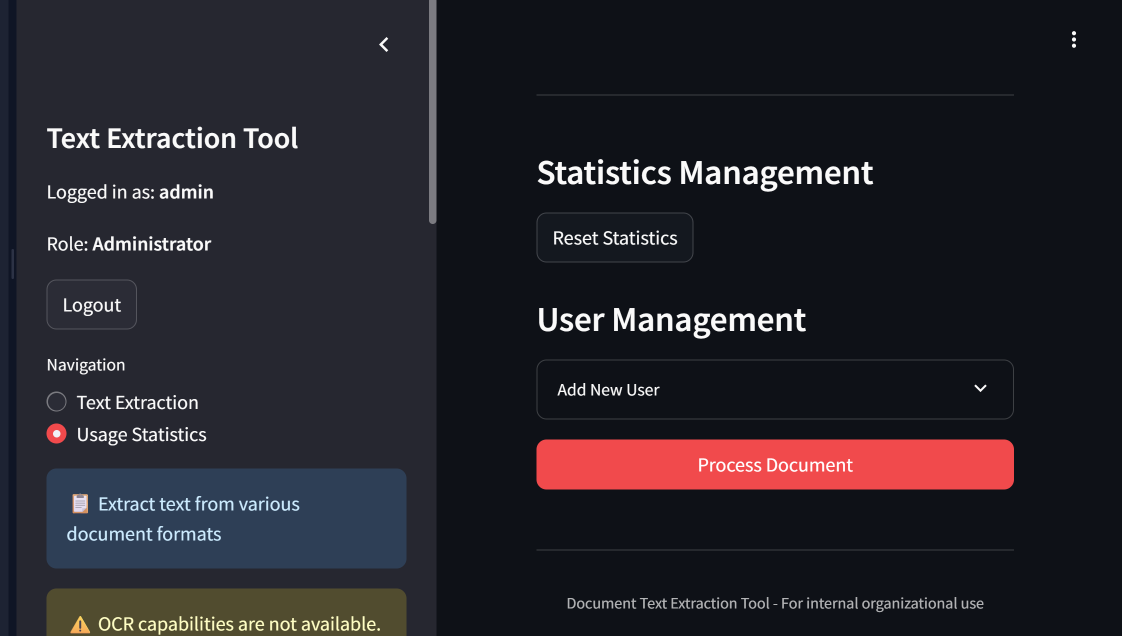
#> input picture attached_assets/image_1748013763174.png, 2243 x 1271 px (shown at 1/2 size)
$ python -i image_processing.py   (imports and definitions only)
#> lines starting #> are read from the running program, lines starting #| are printed output that depends on the picture
import os
import tempfile
from io import BytesIO

# Try to import image processing libraries
try:
    from PIL import Image, ImageOps, ImageFilter, ImageEnhance
    has_pil = True
except ImportError:
    has_pil = False
    Image, ImageOps, ImageFilter, ImageEnhance = None, None, None, None

# Try to import HEIC/HEIF support
# [7 lines not run here, left out]

# Try to import OpenCV
try:
    import cv2
    import numpy as np
    has_opencv = True
except ImportError:
    has_opencv = False
    cv2, np = None, None

# [165 lines left out: functions preprocess_image, is_image_scanned_document, not called in this run]

def detect_image_orientation(image_path):
    """
    Detect if an image needs rotation for proper text orientation.

    Args:
        image_path: Path to image file

    Returns:
        Estimated rotation angle in degrees (0, 90, 180, or 270)
    """
    # This function would ideally use OCR or ML to detect text orientation
    # A simplified version is implemented here

    if not has_opencv:
        return 0  # No rotation if OpenCV is not available

    try:
        # Open image with OpenCV
        img = cv2.imread(image_path)
#> img is the input picture: shape (1271, 2243, 3); mean B, G, R 41.6, 34.9, 37.6
        if img is None:
            return 0

        # Convert to grayscale
        gray = cv2.cvtColor(img, cv2.COLOR_BGR2GRAY)
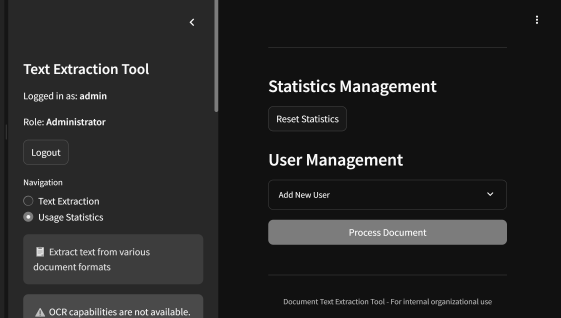
#> gray: shape (1271, 2243) (shown at 1/4 size); min 17, max 255, mean 36.7

        # Try all 4 orientations and see which gives the most horizontal lines
        # (This is a simple heuristic; real orientation detection is more complex)
        best_orientation = 0
        max_horizontal_lines = 0

        for angle in [0, 90, 180, 270]:
            if angle == 0:
                rotated = gray
            else:
                # Rotate image
                if angle == 90:
                    rotated = cv2.rotate(gray, cv2.ROTATE_90_CLOCKWISE)
                elif angle == 180:
                    rotated = cv2.rotate(gray, cv2.ROTATE_180)
                else:  # angle == 270
                    rotated = cv2.rotate(gray, cv2.ROTATE_90_COUNTERCLOCKWISE)

            # Detect horizontal lines using Hough transform
            edges = cv2.Canny(rotated, 50, 150, apertureSize=3)
            lines = cv2.HoughLinesP(edges, 1, np.pi/180, threshold=100, minLineLength=100, maxLineGap=10)

            if lines is None:
                continue

            # Count horizontal lines (within 10 degrees of horizontal)
            horizontal_lines = 0
            for line in lines:
                x1, y1, x2, y2 = line[0]
                if abs(y2 - y1) < 0.2 * abs(x2 - x1):  # Roughly horizontal
                    horizontal_lines += 1

            # Update best orientation if this one has more horizontal lines
            if horizontal_lines > max_horizontal_lines:
                max_horizontal_lines = horizontal_lines
                best_orientation = angle
#> this loop made 4 passes
#> pass 1, in detect_image_orientation, `edges = cv2.Canny(rotated, 50, 150, apertureSize=3)`:
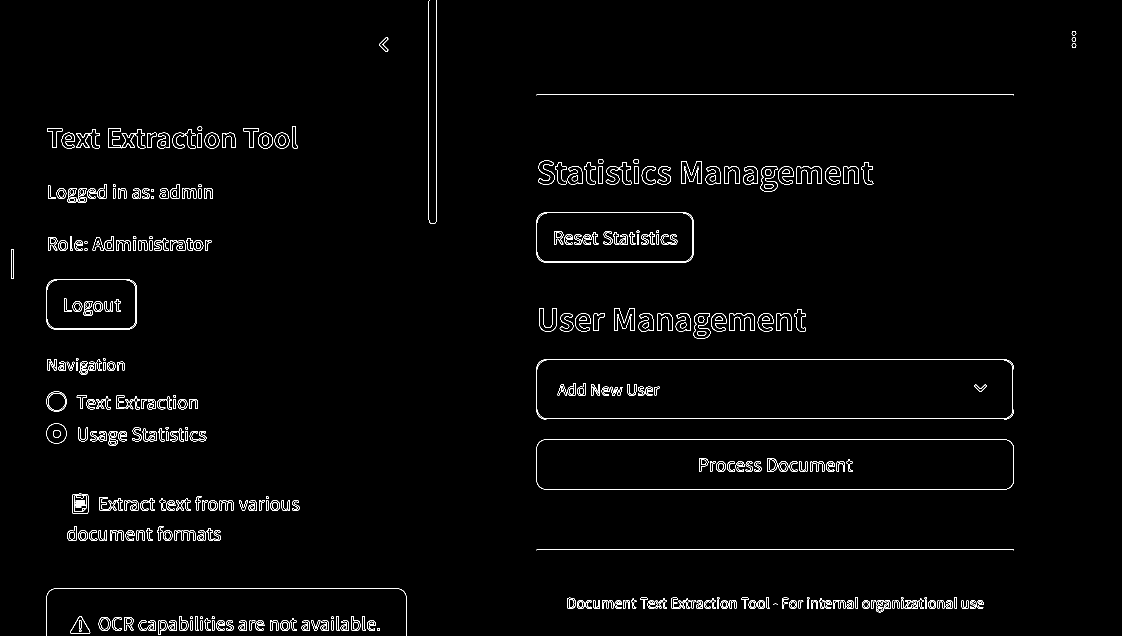
#> edges: shape (1271, 2243) (shown at 1/2 size); 1.6% white in thin lines or dots
#> pass 2, in detect_image_orientation, `rotated = cv2.rotate(gray, cv2.ROTATE_90_CLOCKWISE)`:
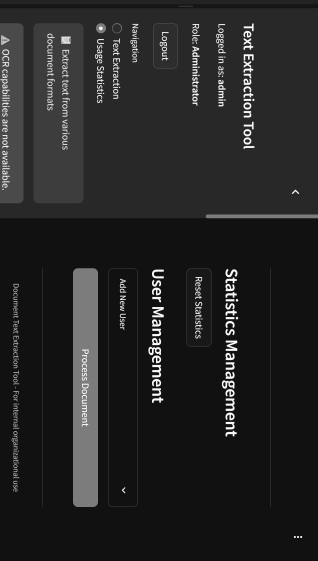
#> rotated: shape (2243, 1271) (shown at 1/4 size); min 17, max 255, mean 36.7
#> pass 3, in detect_image_orientation, `rotated = cv2.rotate(gray, cv2.ROTATE_180)`:
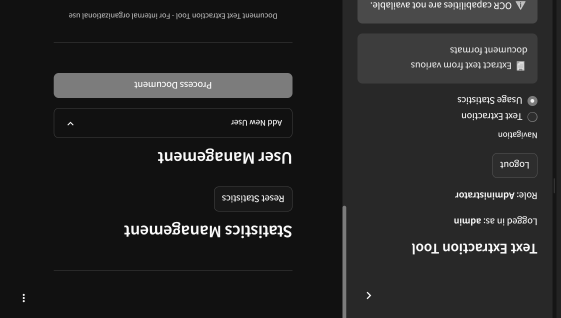
#> rotated: shape (1271, 2243) (shown at 1/4 size); min 17, max 255, mean 36.7
#> after the loop:
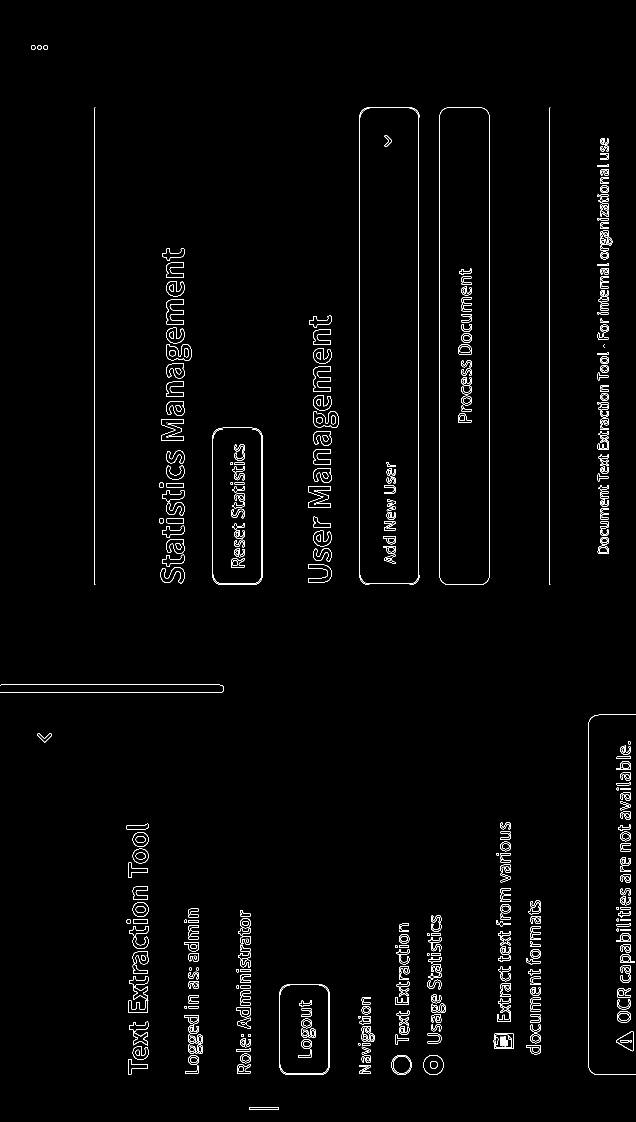
#> edges: shape (2243, 1271) (shown at 1/2 size); 1.6% white in thin lines or dots
#> after the loop:
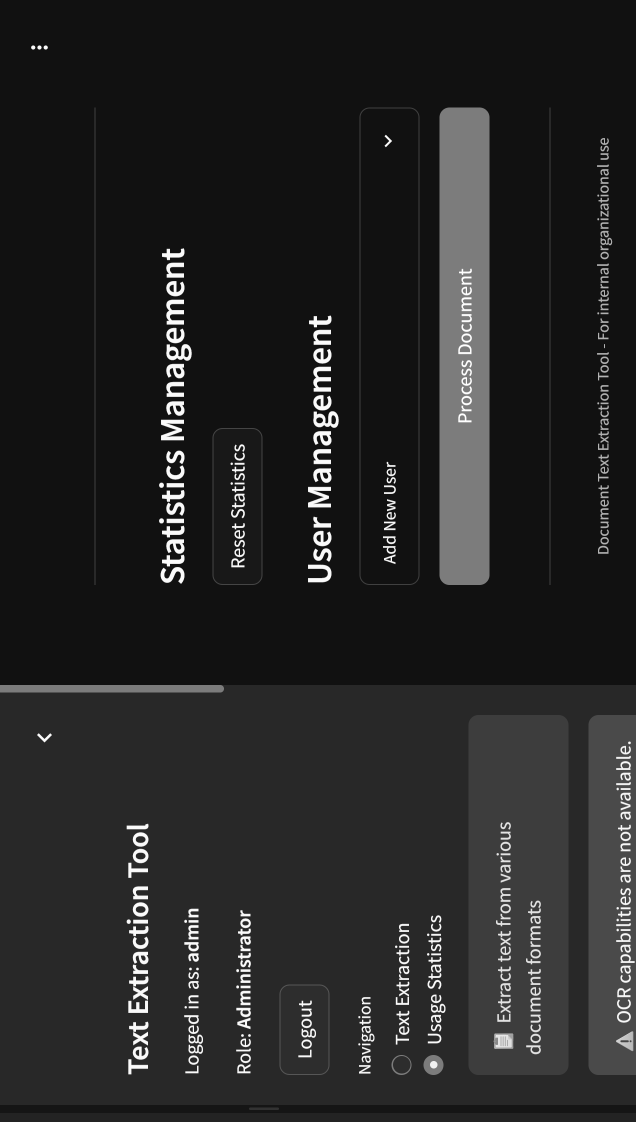
#> rotated: shape (2243, 1271) (shown at 1/2 size); min 17, max 255, mean 36.7
#> after the loop, best_orientation = 180; max_horizontal_lines = 108

        return best_orientation

    except Exception as e:
        print(f"Error detecting image orientation: {e}")
        return 0  # Default to no rotation

>>> result = detect_image_orientation('../attached_assets/image_1748013763174.png')
#> result = 180

$ run again, on attached_assets/image_1748019735722.png
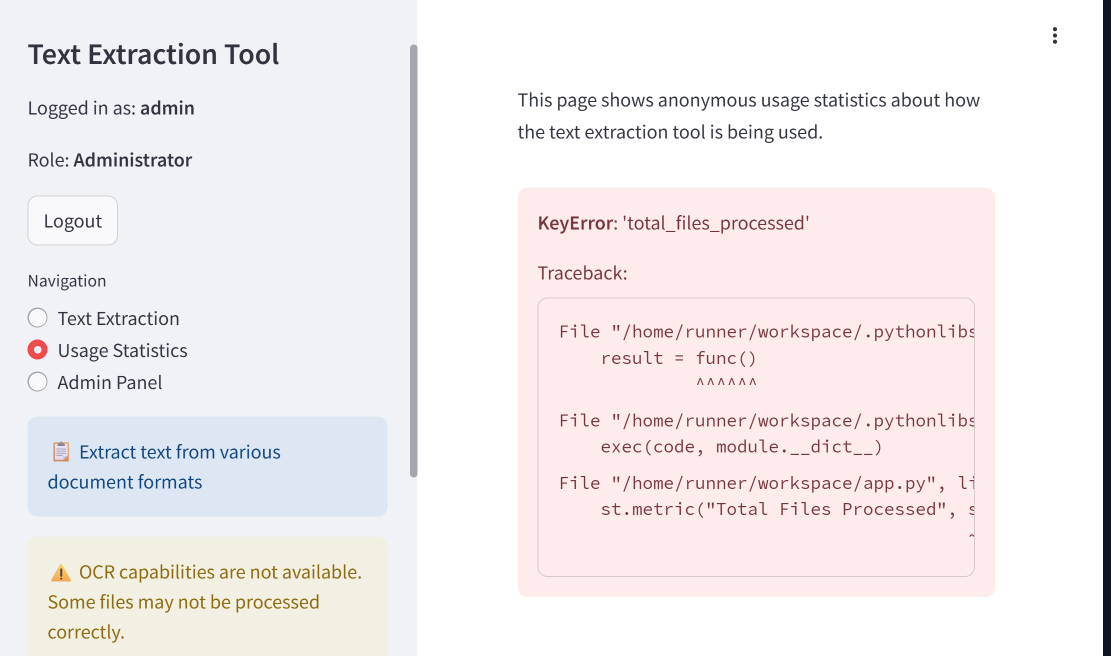
#> input picture attached_assets/image_1748019735722.png, 2221 x 1311 px (shown at 1/2 size)
#> in detect_image_orientation, img is the input picture: shape (1311, 2221, 3); mean B, G, R 238.8, 237.9, 242.3
#> the loop in detect_image_orientation, `for angle in [0, 90, 180, 270]:` made 4 passes
#> pass 1, in detect_image_orientation, `edges = cv2.Canny(rotated, 50, 150, apertureSize=3)`:
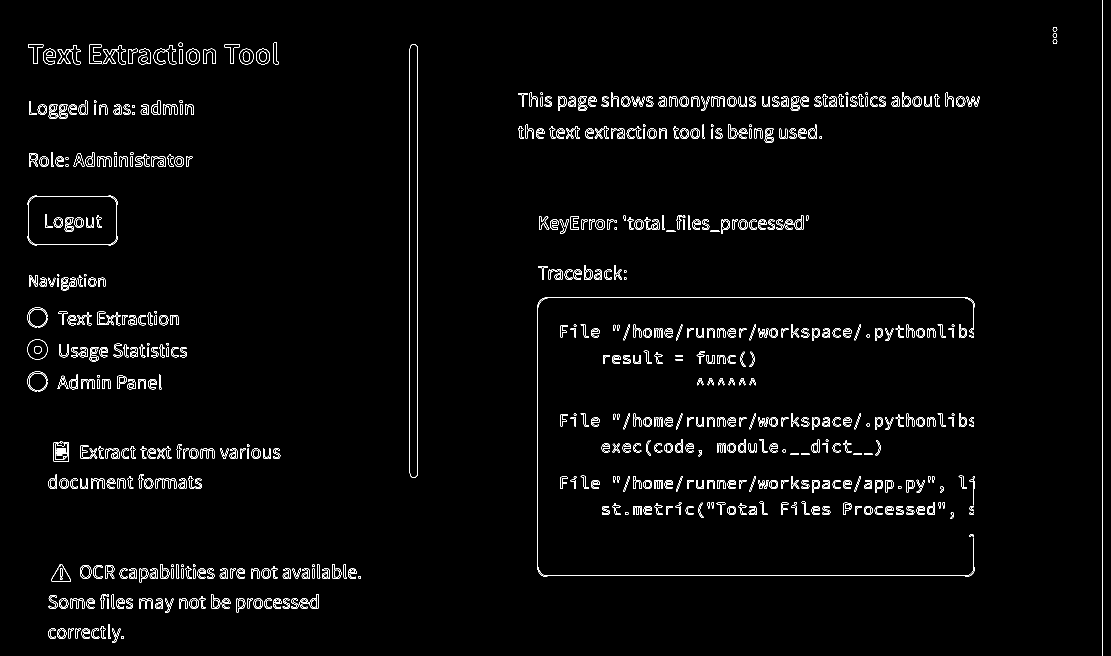
#> edges: shape (1311, 2221) (shown at 1/2 size); 2% white in thin lines or dots
#> after the loop in detect_image_orientation, `for angle in [0, 90, 180, 270]:`:
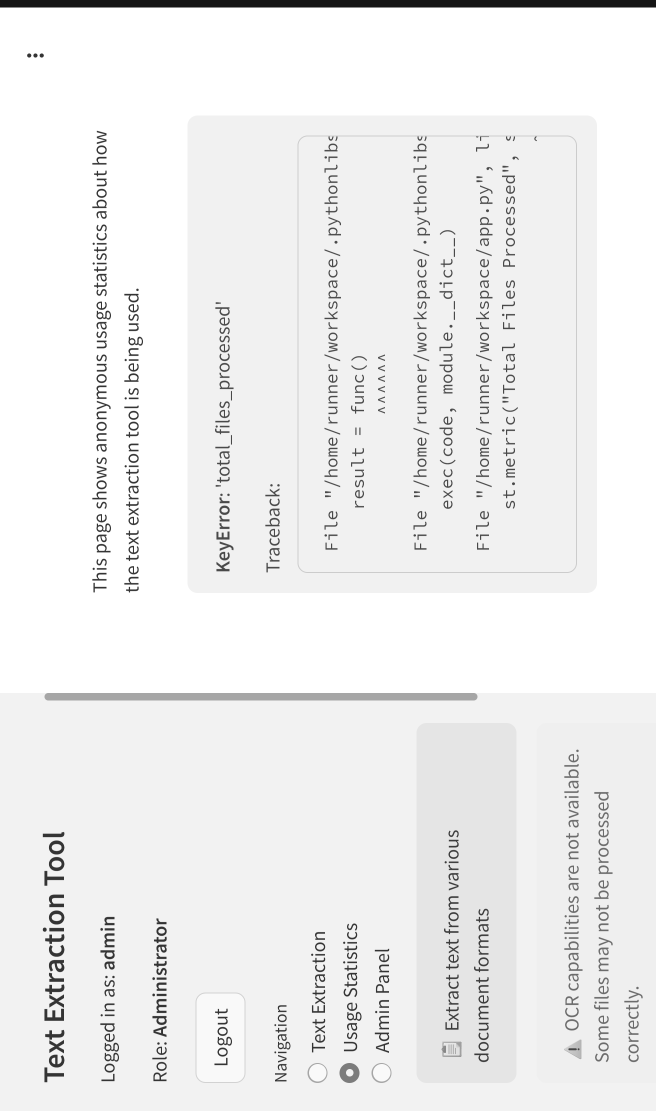
#> rotated: shape (2221, 1311) (shown at 1/2 size); min 21, max 255, mean 239.2
#> after the loop in detect_image_orientation, `for angle in [0, 90, 180, 270]:`: best_orientation = 180; max_horizontal_lines = 155
#> result = 180

$ run again, on attached_assets/image_1748019982503.png
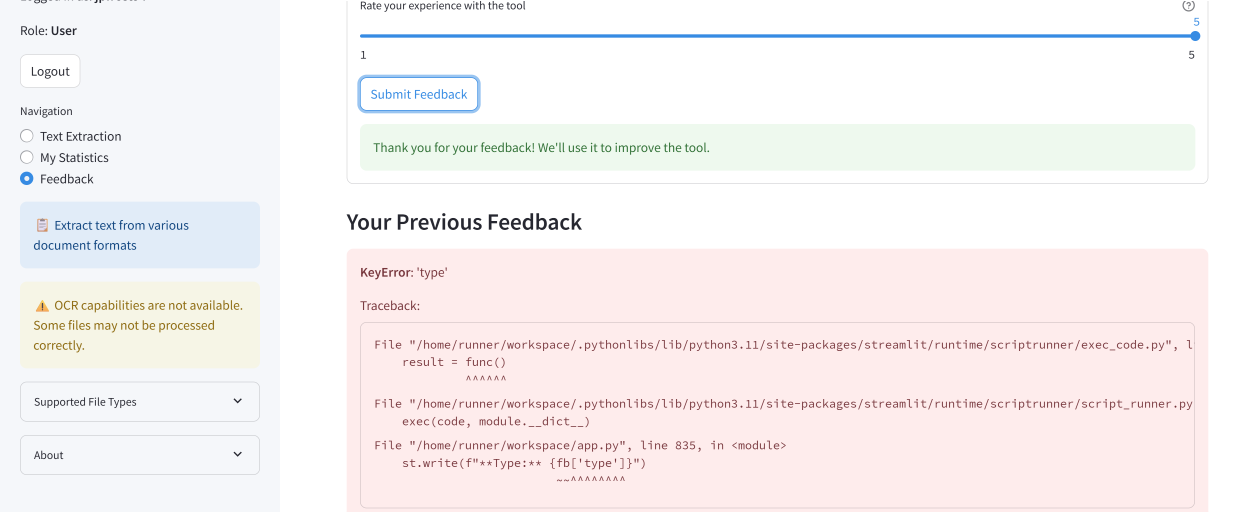
#> input picture attached_assets/image_1748019982503.png, 3751 x 1534 px (shown at 1/3 size)
#> in detect_image_orientation, img is the input picture: shape (1534, 3751, 3); mean B, G, R 242.1, 242, 247
#> the loop in detect_image_orientation, `for angle in [0, 90, 180, 270]:` made 4 passes
#> pass 1, in detect_image_orientation, `edges = cv2.Canny(rotated, 50, 150, apertureSize=3)`:
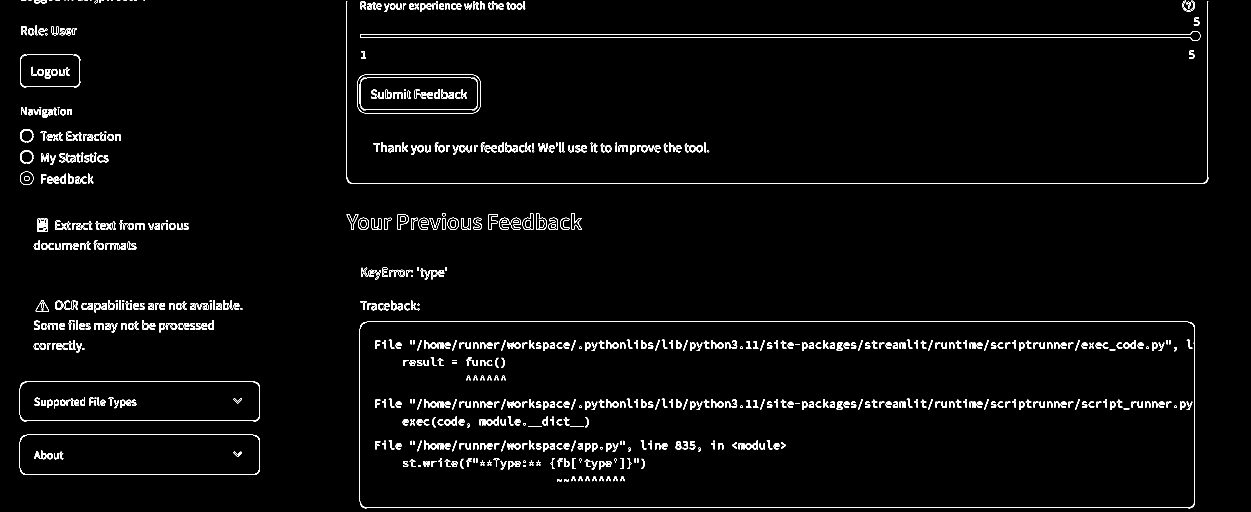
#> edges: shape (1534, 3751) (shown at 1/3 size); 1.6% white in thin lines or dots
#> after the loop in detect_image_orientation, `for angle in [0, 90, 180, 270]:`:
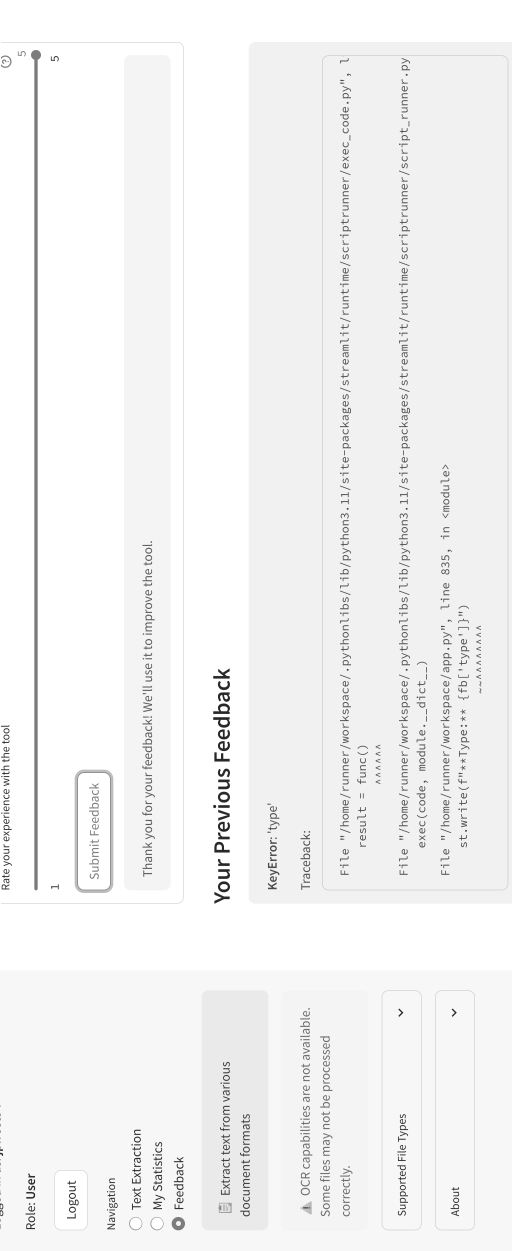
#> rotated: shape (3751, 1534) (shown at 1/3 size); min 40, max 255, mean 243.4
#> after the loop in detect_image_orientation, `for angle in [0, 90, 180, 270]:`: best_orientation = 0; max_horizontal_lines = 213
#> result = 0
